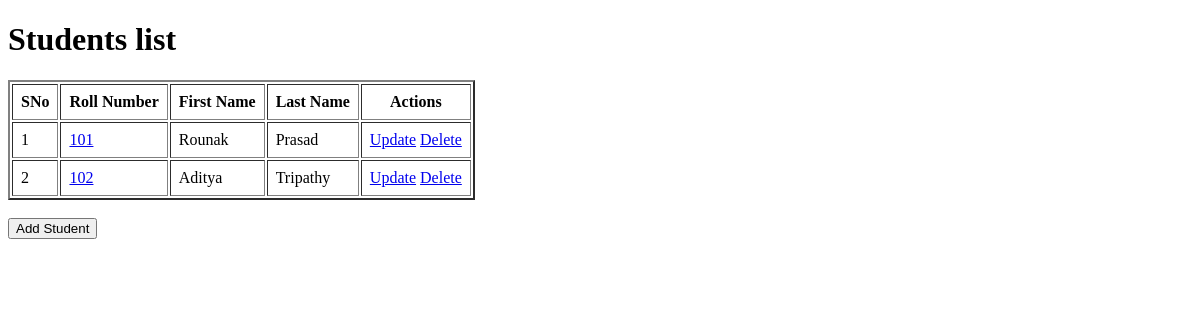
Before: / with the older database file.
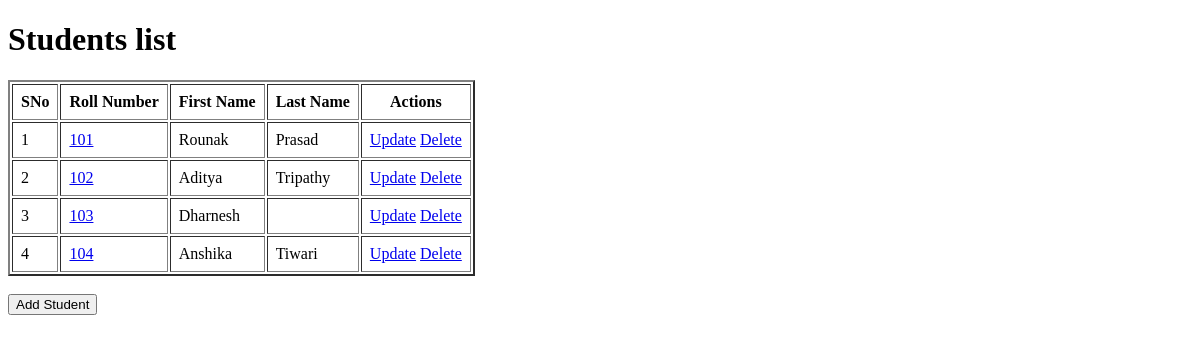
After: the same page with the newer database file.
### app.py (models this page shows)
class Student(db.Model):
    student_id = db.Column(db.Integer, primary_key = True, autoincrement = True)
    roll_number = db.Column(db.String, unique = True, nullable = False)
    first_name = db.Column(db.String, nullable = False)
    last_name = db.Column(db.String)

### app.py (the view)
@app.route('/')
def home():
    students = Student.query.all()
    return render_template("index.html", students = students)

### templates/index.html (shortened to what this page needs)
<!DOCTYPE html>
<html lang="en">
<head>
</head>
<body>
    <h1>Students list</h1>
    {% if students %}
    <table id = "all-students" border="2" cellpadding="8px">
        <tr>
            <th>SNo</th>
            <th>Roll Number</th>
            <th>First Name</th>
            <th>Last Name</th>
            <th>Actions</th>
        </tr>
        {% for student in students %}
        <tr>
            <td>{{ loop.index }}</td>
            <td><a href="/student/<int:student_id>">{{ student.roll_number }}</a></td>
            <td>{{ student.first_name }}</td>
            <td>{{ student.last_name }}</td>
            <td>
                <a href="/student/<int:student_id>/update">Update</a>
                <a href="/student/<int:student_id>/delete">Delete</a>
            </td>
        </tr>
        {% endfor %}
    </table><br>
    {% else %}
    <p>No student found. Add the students now!</p>
    {% endif %}
    <a href="/student/create"><button>Add Student</button></a>
</html>

Changed rows visible on the page:
added Student: roll_number "103", first_name "Dharnesh"
added Student: roll_number "104", first_name "Anshika", last_name "Tiwari"
